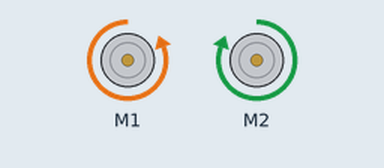
A sketch run on a simulated Arduino Uno, built with avr-gcc and run on an emulated ATmega328P. On the bench: 2 × DC motor (green arrow = forward, orange = backward, longer = faster).

Above: at 0.1 s.
Timing chart, 0 to 1.6 s (numbered marks = the images above):
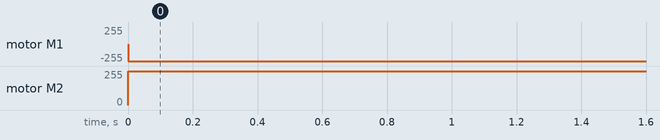

Measured:
- by itself, motor M1: stopped → backward 255/255 at 0.00 s
- by itself, motor M2: stopped → forward 255/255 at 0.00 s

The sketch:

BOmotor.ino
```cpp
#include <AFMotor.h>

AF_DCMotor motor1(1);
AF_DCMotor motor2(2);

void setup()
{
  motor1.setSpeed(255);
motor2.setSpeed(255);
}

void loop()
{
  motor1.run(BACKWARD);
motor2.run(FORWARD); //
}
```
